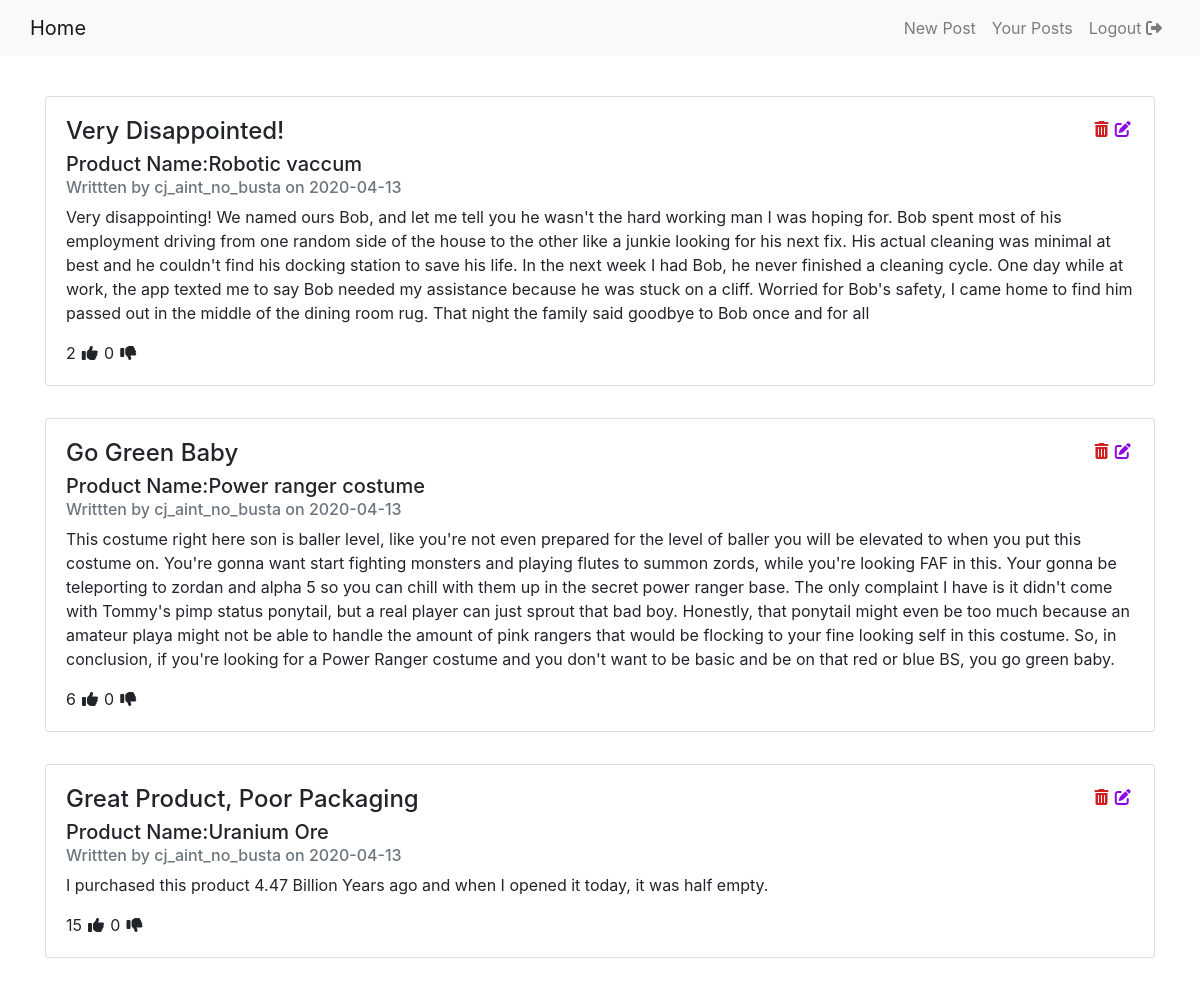
The page /user_posts (signed in) on the database its author committed.
### app.py (models this page shows, shortened)
class Review(db.Model):
    id = db.Column(db.Integer, primary_key=True)
    title = db.Column(db.String(200), nullable=False)
    product_name = db.Column(db.String(200), nullable=False)
    content = db.Column(db.Text, nullable=False)
    date_posted = db.Column(db.DateTime, nullable=False, default=datetime.utcnow)
    user_id=db.Column(db.Integer,db.ForeignKey("user.id"), nullable=False)
    upvotes=db.Column(db.Integer,default=0)
    downvotes=db.Column(db.Integer, default=0)

class User(db.Model, UserMixin):
    id=db.Column(db.Integer,primary_key=True)
    username=db.Column(db.String(20),unique=True, nullable=False)
    email=db.Column(db.String(120), unique=True, nullable=False)
    password=db.Column(db.String(60), nullable=False)
    reviews=db.relationship("Review",backref="author",lazy=True)

### app.py (the view)
@app.route('/user_posts', methods=["GET","POST"] )
@login_required
def view_posts():
    reviews=current_user.reviews
    return render_template("user_posts.html",reviews=reviews)

### app.py (called while the page is built)
@login_manager.user_loader
def load_user(user_id):
    return User.query.get(int(user_id))

### templates/user_posts.html (shortened to what this page needs)
{% extends "base.html" %}
{% block body %}
{% for review in reviews %}
<div class="card bd-highlight" id=box style=" margin-bottom:2rem;">
    <div class="card-body">
        <div class="d-flex">
            <h4 class="card-title flex-grow-1">{{ review.title}}</h4>
            <a  class="trash" href="/user_posts/delete/{{ review.id }}" style="border-color: white;"><i class="fas fa-trash-alt"></i></a>
            <a class="edit " href="/user_posts/edit/{{ review.id }}"><i class="fas fa-edit"></i></a>
        </div>
        <h5 class="card-subtitle mb-2">Product Name:{{ review.product_name}}</h5>
        <h6 class="card-subtitle mb-2 text-muted">Writtten by {{ review.author.username }} on {{ review.date_posted.strftime('%Y-%m-%d') }}</h6>
        <p class="card-text" style="white-space:pre-wrap">{{ review.content }}</p>
        {{review.upvotes}} <a style="margin:0px 0.1rem;">   <i class="fas fa-thumbs-up"> </i></a>
        {{ review.downvotes }}
        <a style="margin-left:0.1rem;">  <i class="fas fa-thumbs-down"></i></a>
    </div>
</div>
{% endfor %}
{% endblock%}

### static/css/main.css (style rules this page uses)
body { padding-top:6rem; }
.trash { color:rgb(209, 31, 31); margin: 0px 0.2rem; }
.edit { color:rgb(140, 9, 228); margin: 0px 0.2rem; }

### rows shown on the page
Review: title "Very Disappointed!", product_name "Robotic vaccum", author.username "cj_aint_no_busta", date_posted "2020-04-13", content "Very disappointing! We named ours Bob, and let me tell you he wasn't the hard working man I was hoping for. Bob spent most of his employment driving from one random side of the house to the other like a junkie looking for his next fix. His actual cleaning was minimal at best and he couldn't find his docking station to save his life. In the next week I had Bob, he never finished a cleaning cycle. One day while at work, the app texted me to say Bob needed my assistance because he was stuck on a cliff. Worried for Bob's safety, I came home to find him passed out in the middle of the dining room rug. That night the family said goodbye to Bob once and for all", upvotes "2", downvotes "0"
Review: title "Go Green Baby", product_name "Power ranger costume", author.username "cj_aint_no_busta", date_posted "2020-04-13", content "This costume right here son is baller level, like you're not even prepared for the level of baller you will be elevated to when you put this costume on. You're gonna want start fighting monsters and playing flutes to summon zords, while you're looking FAF in this. Your gonna be teleporting to zordan and alpha 5 so you can chill with them up in the secret power ranger base. The only complaint I have is it didn't come with Tommy's pimp status ponytail, but a real player can just sprout that bad boy. Honestly, that ponytail might even be too much because an amateur playa might not be able to handle the amount of pink rangers that would be flocking to your fine looking self in this costume. So,…", upvotes "6", downvotes "0"
Review: title "Great Product, Poor Packaging", product_name "Uranium Ore", author.username "cj_aint_no_busta", date_posted "2020-04-13", content "I purchased this product 4.47 Billion Years ago and when I opened it today, it was half empty.", upvotes "15", downvotes "0"
